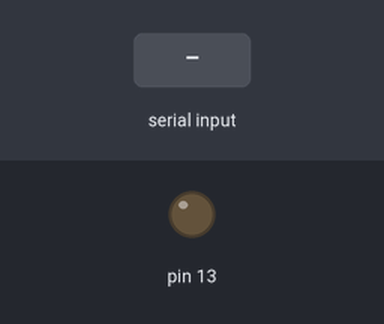
A sketch run on a simulated Arduino Uno, built with avr-gcc and run on an emulated ATmega328P. Parts: output pins drawn as LEDs (lit = HIGH). The test bench sets the inputs (shaded band).

Above: at 1.2 s.
1.3 s: "1" received over Serial
At 1.8 s:
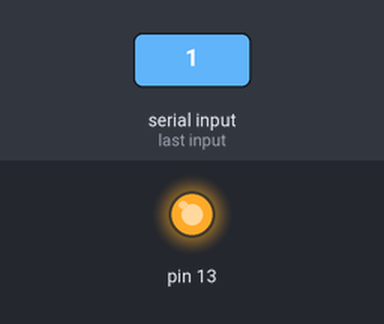
2.8 s: "0" received over Serial
At 4.1 s:
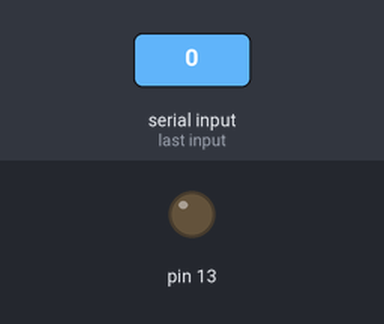
Timing chart, 0 to 5.8 s (numbered marks = the images above; inputs shaded):
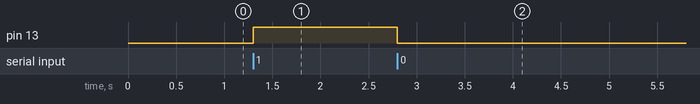

Measured:
- after the input at 1.3 s, pin 13: LOW → HIGH at once
- after the input at 2.8 s, pin 13: HIGH → LOW at once

The sketch:

test_for_py.ino
```cpp
char flag;
void setup()
{
pinMode(13, OUTPUT);
digitalWrite(13, LOW);

Serial.begin(9600);
}

void loop() {
  if (Serial.available() > 0)
  {
  flag = Serial.read();
  //Serial.print(flag);
  if(flag == '1'){
    digitalWrite(13, HIGH);
  }
  if (flag == '0'){
    digitalWrite(13, LOW);
  }
  }
}
```
